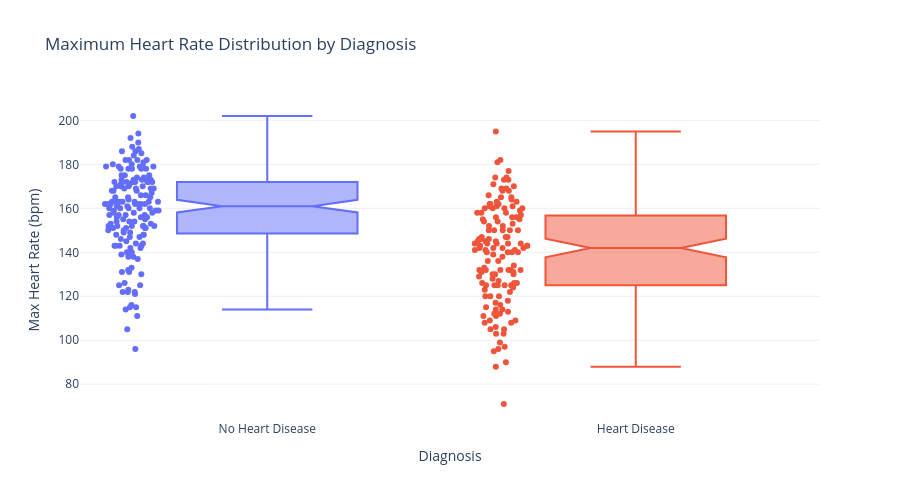

This figure's notebook cell:
### Code cell
# Numeric Feature Exploration: thalach (Max Heart Rate Achieved)
fig_thalach = px.box(df, x='target', y='thalach', 
                     color='target', 
                     color_discrete_map={0: '#636EFA', 1: '#EF553B'},
                     points="all", 
                     notched=True,
                     labels={'target': 'Diagnosis', 'thalach': 'Max Heart Rate (bpm)'},
                     title='Maximum Heart Rate Distribution by Diagnosis')

fig_thalach.update_xaxes(tickvals=[0, 1], ticktext=['No Heart Disease', 'Heart Disease'])
fig_thalach.update_layout(showlegend=False, height=500)
fig_thalach.show()

print("### Grouped Summary for thalach (Max Heart Rate)")
display(df.groupby('target')['thalach'].describe().round(2))

### Figure 1 — Plotly figure (JSON) as saved in the notebook; plotly's stock layout.template omitted (floating-point values rounded to 4 significant figures; data arrays with more than 128 entries replaced by an {"elided": "..."} marker saying what was removed)
{"data": [{"alignmentgroup": "True", "boxpoints": "all", "hovertemplate": "Diagnosis=%{x}<br>Max Heart Rate (bpm)=%{y}<extra></extra>", "legendgroup": "0", "marker": {"color": "#636EFA"}, "name": "0", "notched": true, "offsetgroup": "0", "orientation": "v", "showlegend": true, "type": "box", "x": {"elided": "164 int values"}, "x0": " ", "xaxis": "x", "y": {"elided": "164 float values"}, "y0": " ", "yaxis": "y"}, {"alignmentgroup": "True", "boxpoints": "all", "hovertemplate": "Diagnosis=%{x}<br>Max Heart Rate (bpm)=%{y}<extra></extra>", "legendgroup": "1", "marker": {"color": "#EF553B"}, "name": "1", "notched": true, "offsetgroup": "1", "orientation": "v", "showlegend": true, "type": "box", "x": {"elided": "139 int values"}, "x0": " ", "xaxis": "x", "y": {"elided": "139 float values"}, "y0": " ", "yaxis": "y"}], "layout": {"boxmode": "overlay", "height": 500, "legend": {"title": {"text": "Diagnosis"}, "tracegroupgap": 0}, "showlegend": false, "title": {"text": "Maximum Heart Rate Distribution by Diagnosis"}, "xaxis": {"anchor": "y", "categoryarray": [0, 1], "categoryorder": "array", "domain": [0, 1], "ticktext": ["No Heart Disease", "Heart Disease"], "tickvals": [0, 1], "title": {"text": "Diagnosis"}}, "yaxis": {"anchor": "x", "domain": [0, 1], "title": {"text": "Max Heart Rate (bpm)"}}}}
